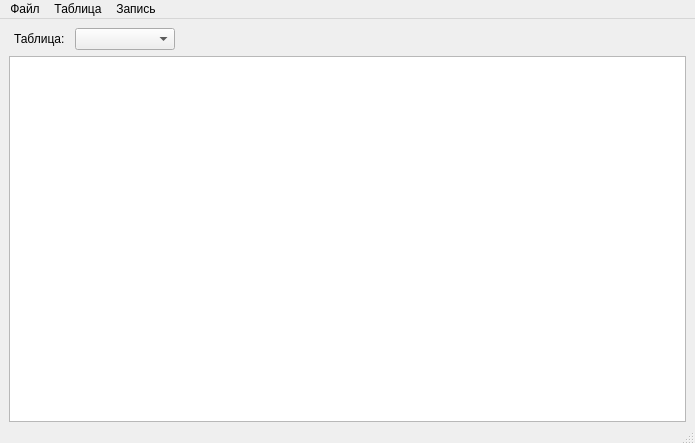
<?xml version="1.0" encoding="UTF-8"?>
<ui version="4.0">
 <class>MainWindow</class>
 <widget class="QMainWindow" name="MainWindow">
  <property name="geometry">
   <rect>
    <x>0</x>
    <y>0</y>
    <width>695</width>
    <height>443</height>
   </rect>
  </property>
  <property name="windowTitle">
   <string>MainWindow</string>
  </property>
  <widget class="QWidget" name="centralwidget">
   <layout class="QVBoxLayout" name="verticalLayout">
    <item>
     <layout class="QHBoxLayout" name="horizontalLayout">
      <property name="spacing">
       <number>10</number>
      </property>
      <property name="leftMargin">
       <number>5</number>
      </property>
      <item>
       <widget class="QLabel" name="label">
        <property name="text">
         <string>Таблица:</string>
        </property>
       </widget>
      </item>
      <item>
       <widget class="QComboBox" name="comboBox">
        <property name="minimumSize">
         <size>
          <width>100</width>
          <height>0</height>
         </size>
        </property>
       </widget>
      </item>
      <item>
       <spacer name="horizontalSpacer">
        <property name="orientation">
         <enum>Qt::Horizontal</enum>
        </property>
        <property name="sizeHint" stdset="0">
         <size>
          <width>40</width>
          <height>20</height>
         </size>
        </property>
       </spacer>
      </item>
     </layout>
    </item>
    <item>
     <widget class="QTableWidget" name="tableWidget"/>
    </item>
   </layout>
  </widget>
  <widget class="QMenuBar" name="menubar">
   <property name="geometry">
    <rect>
     <x>0</x>
     <y>0</y>
     <width>695</width>
     <height>21</height>
    </rect>
   </property>
   <widget class="QMenu" name="menu">
    <property name="title">
     <string>Файл</string>
    </property>
    <addaction name="openAc"/>
   </widget>
   <widget class="QMenu" name="menu_2">
    <property name="title">
     <string>Таблица</string>
    </property>
    <addaction name="newTabAc"/>
    <addaction name="delTabAc"/>
   </widget>
   <widget class="QMenu" name="menu_3">
    <property name="title">
     <string>Запись</string>
    </property>
    <addaction name="addWriteAc"/>
    <addaction name="delWriteAc"/>
   </widget>
   <addaction name="menu"/>
   <addaction name="menu_2"/>
   <addaction name="menu_3"/>
  </widget>
  <widget class="QStatusBar" name="statusbar">
   <property name="maximumSize">
    <size>
     <width>16777215</width>
     <height>12</height>
    </size>
   </property>
  </widget>
  <action name="openAc">
   <property name="text">
    <string>Открыть</string>
   </property>
  </action>
  <action name="newTabAc">
   <property name="enabled">
    <bool>false</bool>
   </property>
   <property name="text">
    <string>Создать новую</string>
   </property>
  </action>
  <action name="delTabAc">
   <property name="text">
    <string>Удалить</string>
   </property>
  </action>
  <action name="addWriteAc">
   <property name="text">
    <string>Добавить</string>
   </property>
  </action>
  <action name="delWriteAc">
   <property name="text">
    <string>Удалить</string>
   </property>
  </action>
 </widget>
 <resources/>
 <connections/>
</ui>
